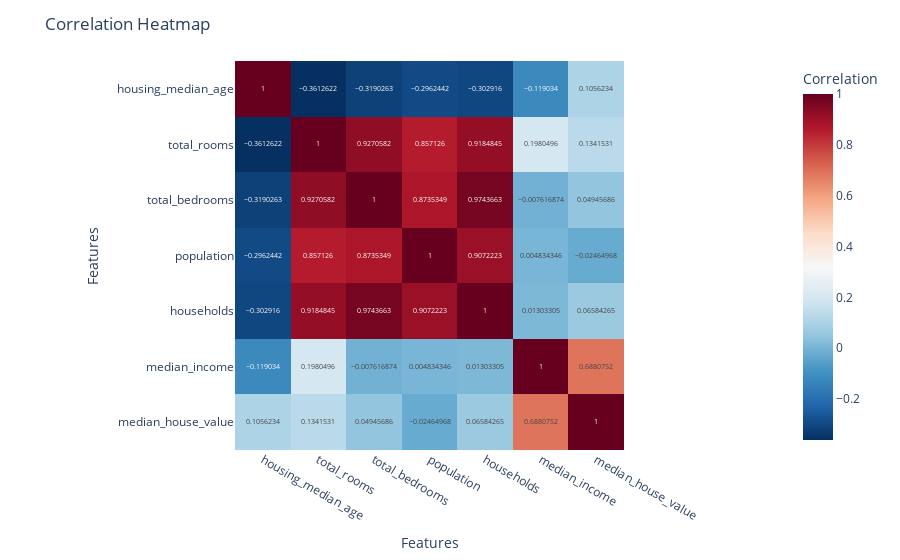

The notebook cell saved with this chart:
### Markdown cell above
Finding Correlation for all numeric variables

### Code cell
correlation_matrix = house.drop(['latitude', 'longitude'], axis=1).corr(numeric_only=True)

fig = px.imshow(correlation_matrix,
                 text_auto=True,         
                 color_continuous_scale='RdBu_r',  
                 labels=dict(color='Correlation')) 

fig.update_layout(
    title='Correlation Heatmap',
    xaxis_title='Features',
    yaxis_title='Features',
)

fig.show()

### Figure 1 — Plotly figure (JSON) as saved in the notebook; plotly's stock layout.template omitted (floating-point values rounded to 4 significant figures)
{"data": [{"coloraxis": "coloraxis", "hovertemplate": "x: %{x}<br>y: %{y}<br>Correlation: %{z}<extra></extra>", "name": "0", "texttemplate": "%{z}", "type": "heatmap", "x": ["housing_median_age", "total_rooms", "total_bedrooms", "population", "households", "median_income", "median_house_value"], "xaxis": "x", "y": ["housing_median_age", "total_rooms", "total_bedrooms", "population", "households", "median_income", "median_house_value"], "yaxis": "y", "z": [[1.0, -0.3613, -0.319, -0.2962, -0.3029, -0.119, 0.1056], [-0.3613, 1.0, 0.9271, 0.8571, 0.9185, 0.198, 0.1342], [-0.319, 0.9271, 1.0, 0.8735, 0.9744, -0.007617, 0.04946], [-0.2962, 0.8571, 0.8735, 1.0, 0.9072, 0.004834, -0.02465], [-0.3029, 0.9185, 0.9744, 0.9072, 1.0, 0.01303, 0.06584], [-0.119, 0.198, -0.007617, 0.004834, 0.01303, 1.0, 0.6881], [0.1056, 0.1342, 0.04946, -0.02465, 0.06584, 0.6881, 1.0]]}], "layout": {"coloraxis": {"colorbar": {"title": {"text": "Correlation"}}, "colorscale": [[0, "rgb(5,48,97)"], [0.1, "rgb(33,102,172)"], [0.2, "rgb(67,147,195)"], [0.3, "rgb(146,197,222)"], [0.4, "rgb(209,229,240)"], [0.5, "rgb(247,247,247)"], [0.6, "rgb(253,219,199)"], [0.7, "rgb(244,165,130)"], [0.8, "rgb(214,96,77)"], [0.9, "rgb(178,24,43)"], [1, "rgb(103,0,31)"]]}, "margin": {"t": 60}, "title": {"text": "Correlation Heatmap"}, "xaxis": {"anchor": "y", "constrain": "domain", "domain": [0, 1], "scaleanchor": "y", "title": {"text": "Features"}}, "yaxis": {"anchor": "x", "autorange": "reversed", "constrain": "domain", "domain": [0, 1], "title": {"text": "Features"}}}}
